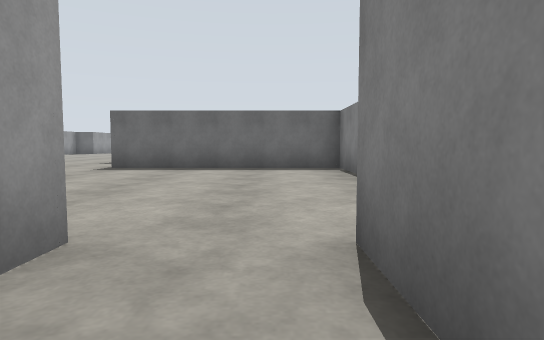
View 1 (above)

24 first-person views from a walk through a Gazebo world. The camera is 1 m above the floor, tilts 4° down and sees 75° across. The floor is counted in squares, 2 m on a side. Each view is taken from the middle of a square. On the plan, view 1 faces up. The plan holds only what a view shows up to about 9 squares ahead; the rest is blank. The place goes on beyond the plan. Simple patterns stand in for the simulator's built-in surfaces.

View 2
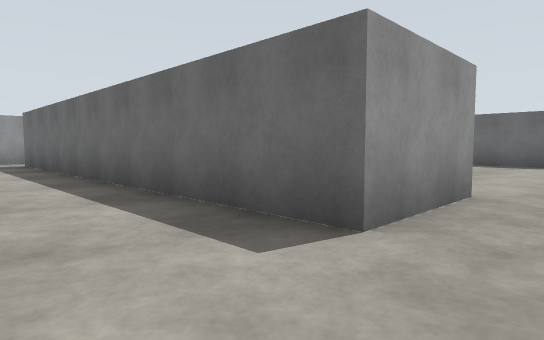

View 3
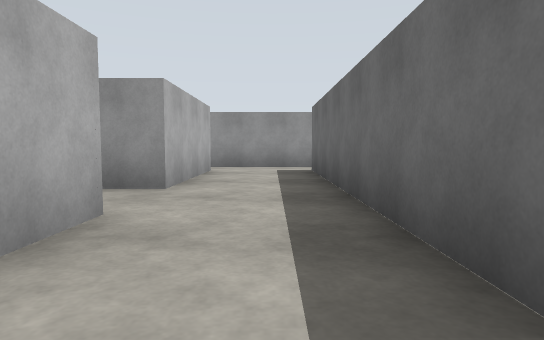

View 4
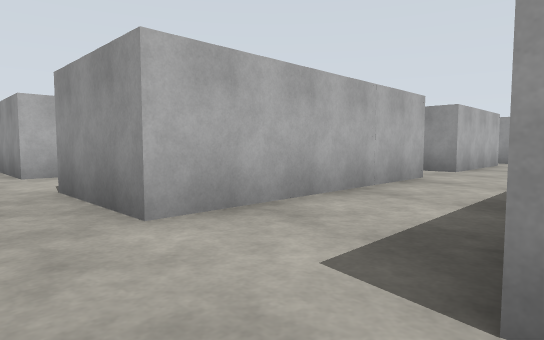

View 5
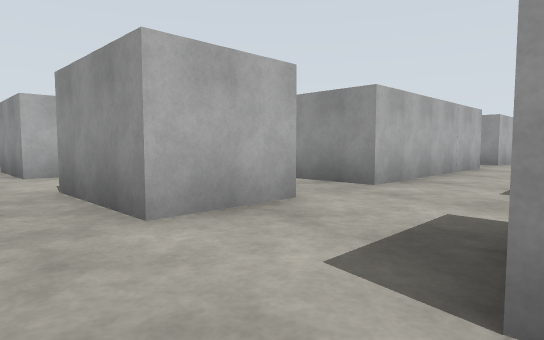

View 6
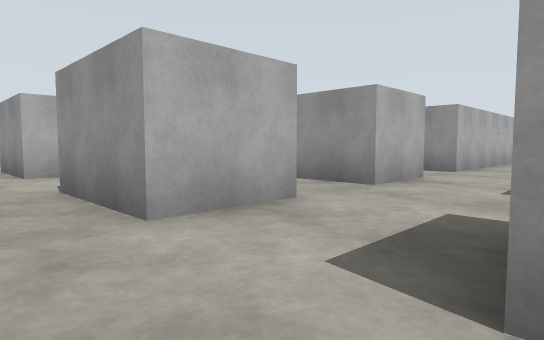

View 7
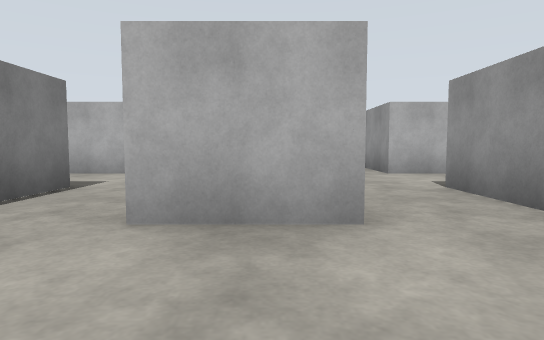

View 8
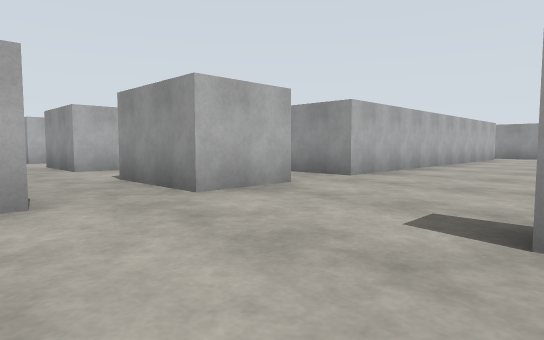

View 9
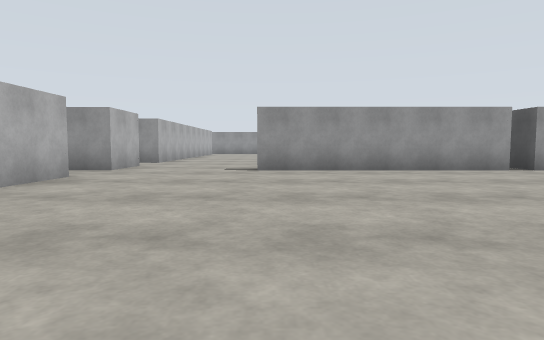

View 10
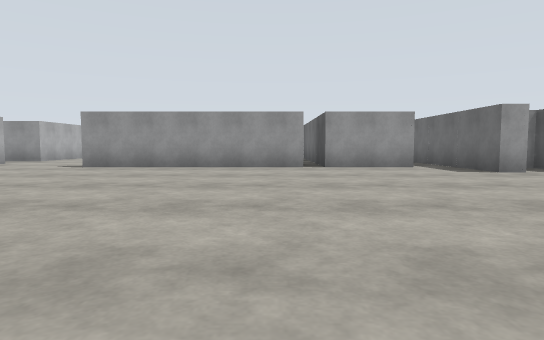

View 11
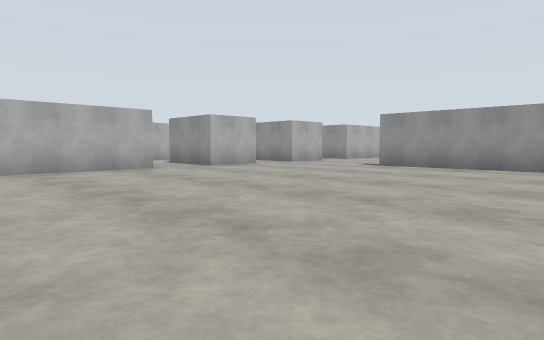

View 12
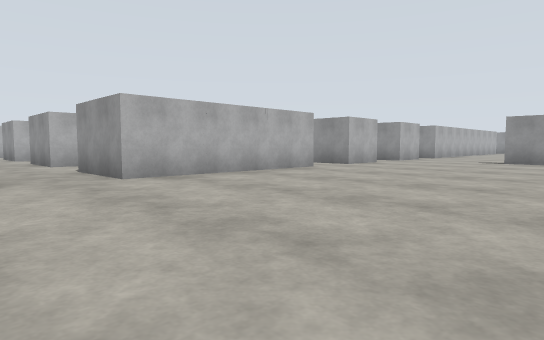

View 13
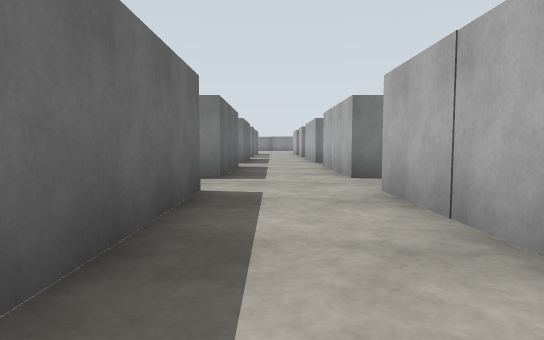

View 14
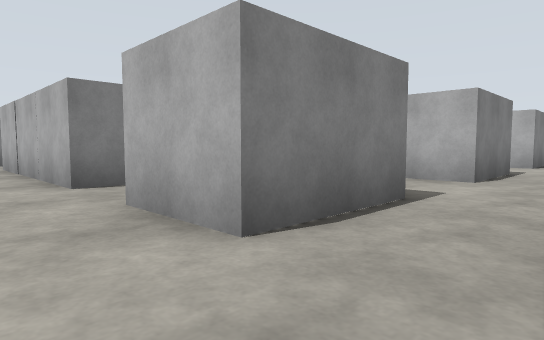

View 15
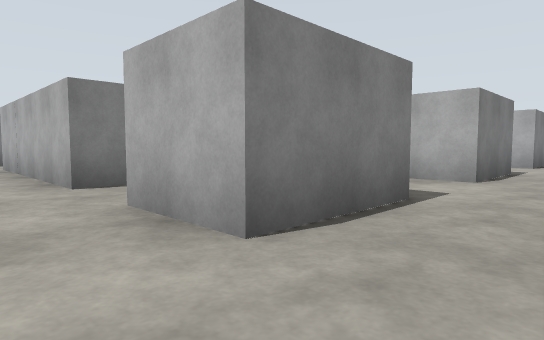

View 16
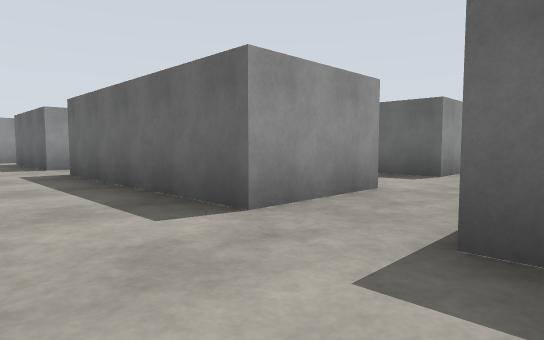

View 17
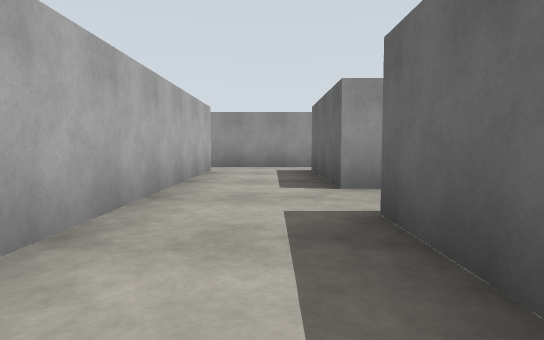

View 18
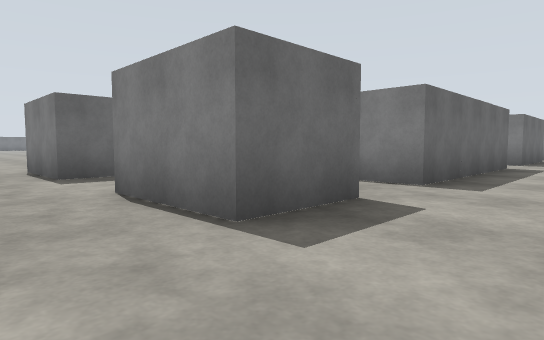

View 19
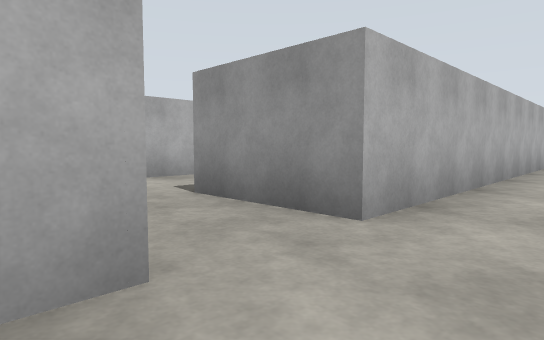

View 20
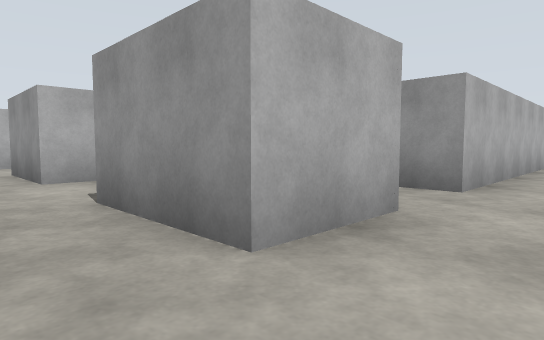

View 21
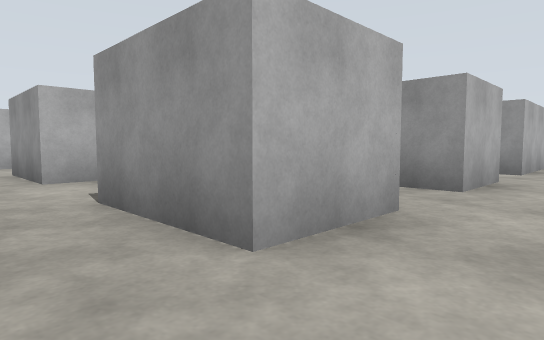

View 22
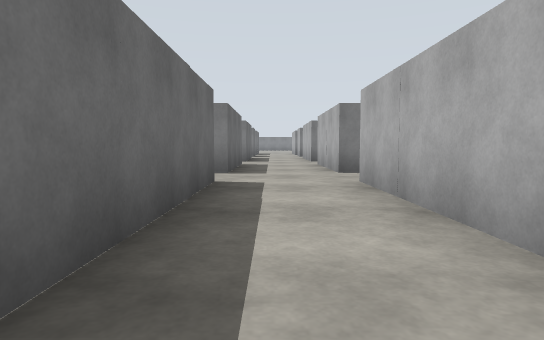

View 23
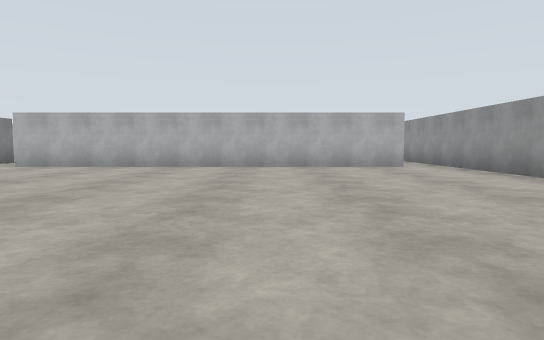

View 24
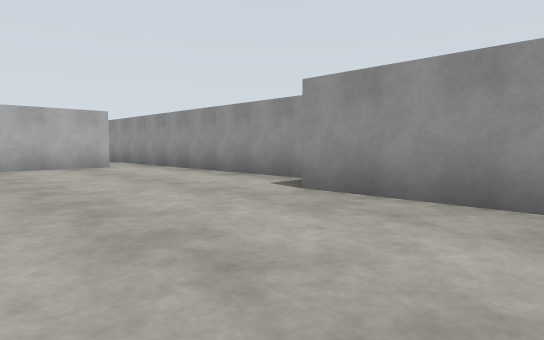

### Floor plan
Ten units are one square. View 1 is at (0, 0); x grows to the right and y downward. Boxes are objects, and circles mark ways between rooms. Rooms are numbered by the first view taken in them; rooms with no view inside come last. Other rooms are left out.
<svg viewBox="-116 -185 256 345">
<path fill="none" stroke="#000" d="M-56 22 -10 22M-10 -18 -10 2 -101 2M-101 22 -70 22M4 22 19 22M4 -5 4 -18M-111 -14 -111 25M43 2 34 2 34 -18M34 22 49 22M19 -18 19 2M64 3 64 -10M64 22 109 22M109 -18 109 2 80 2M124 22 135 22M135 2 124 2M49 -18 49 2M35 -137 35 -132 9 -132M19 -123 19 -102 10 -102M19 -98 19 -46M15 -61 15 -78 -36 -78M-101 -96 -101 -72M4 -18 19 -18M34 -18 49 -18M-111 -66 -111 -14M64 -18 109 -18M-101 -18 -10 -18M-70 22 -70 42 -100 42M-10 22 -10 42 -56 42M-101 62 -10 62M4 62 19 62M9 42 4 42M-111 40 -111 65M49 42 34 42 34 22M34 62 49 62M19 22 19 42M110 42 64 42 64 22M64 62 110 62M109 22 109 37M124 66 124 62 135 62M135 42 124 42 124 22M49 22 49 42M34 83 34 62M34 102 49 102M19 62 19 82M34 123 34 102M34 155 34 142 49 142M19 102 19 122"/>
<circle cx="15" cy="15" r="3" fill="#2a7"/>
<circle cx="-110" cy="-5" r="3" fill="#2a7"/>
<circle cx="0" cy="-5" r="3" fill="#2a7"/>
<circle cx="-110" cy="35" r="3" fill="#2a7"/>
<circle cx="-60" cy="35" r="3" fill="#2a7"/>
<circle cx="0" cy="35" r="3" fill="#2a7"/>
<circle cx="45" cy="15" r="3" fill="#2a7"/>
<circle cx="30" cy="-5" r="3" fill="#2a7"/>
<circle cx="30" cy="35" r="3" fill="#2a7"/>
<circle cx="120" cy="-5" r="3" fill="#2a7"/>
<circle cx="60" cy="-5" r="3" fill="#2a7"/>
<circle cx="120" cy="35" r="3" fill="#2a7"/>
<circle cx="60" cy="35" r="3" fill="#2a7"/>
<circle cx="15" cy="55" r="3" fill="#2a7"/>
<circle cx="45" cy="55" r="3" fill="#2a7"/>
<circle cx="30" cy="75" r="3" fill="#2a7"/>
<circle cx="30" cy="115" r="3" fill="#2a7"/>
<text x="-50" y="10">1</text>
<text x="40" y="10">2</text>
<text x="90" y="10">3</text>
<text x="10" y="-180">4</text>
<text x="-50" y="50">5</text>
<text x="40" y="50">6</text>
<text x="90" y="50">7</text>
<text x="40" y="90">8</text>
<text x="40" y="130">9</text>
</svg>
Room 1 opens to room 2. Room 1 opens to room 4. Room 1 opens to room 5. Room 2 opens to room 3. Room 2 opens to room 4. Room 2 opens to room 6. Room 3 opens to room 4. Room 3 opens to room 7. Room 5 opens to room 6. Room 6 opens to room 7. Room 6 opens to room 8. Room 8 opens to room 9.

Where each view was taken, in squares from view 1:
view 1: 0 up, 0 right, facing up
view 2: 2 down, 0 right, facing up-left
view 3: 1 down, 3 left, facing left
view 4: 0 up, 0 right, facing down-left
view 5: 0 up, 3 right, facing down-left
view 6: 0 up, 6 right, facing down-left
view 7: 4 up, 4 right, facing down
view 8: 5 up, 4 right, facing down-left
view 9: 5 up, 9 right, facing left
view 10: 9 up, 10 right, facing left
view 11: 9 up, 10 right, facing down-left
view 12: 7 up, 13 right, facing down-left
view 13: 1 down, 7 right, facing right
view 14: 1 down, 2 right, facing down-right
view 15: 5 down, 2 right, facing down-right
view 16: 6 down, 1 right, facing up-left
view 17: 5 down, 3 left, facing left
view 18: 6 down, 2 right, facing up-right
view 19: 5 down, 1 right, facing down-left
view 20: 5 down, 3 right, facing down-left
view 21: 5 down, 6 right, facing down-left
view 22: 5 down, 6 right, facing right
view 23: 10 up, 7 left, facing down
view 24: 10 up, 7 left, facing down-left
